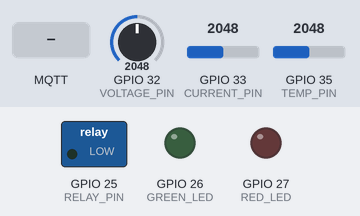
The sketch below on a simulated ESP32. Shown: switched loads named in the sketch (green lamp = pin HIGH), output pins drawn as LEDs (lit = HIGH). The inputs (shaded band) are chosen by the test bench; at power-on: GPIO 35 (TEMP_PIN) = 2048, GPIO 32 (VOLTAGE_PIN) = 2048, GPIO 33 (CURRENT_PIN) = 2048 (analog values on the 0–4095 scale). WiFi joins after 1.5 s; servers stay silent unless stated; no MQTT or app messages arrive unless stated; what the sketch prints to the serial monitor is not drawn.

Above: at 2.7 s.
2.8 s: GPIO 35 (TEMP_PIN) set to 2219
4.9 s: GPIO 35 (TEMP_PIN) set to 2321
At 7.0 s:
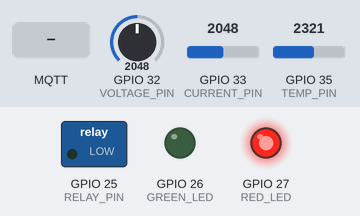
7.4 s: MQTT message "ON" arrives on the first subscribed topic
At 7.98 s:
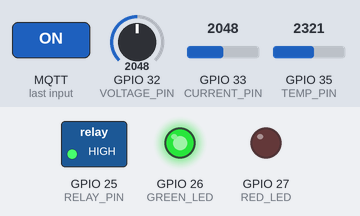
9.5 s: MQTT message "OFF" arrives on the first subscribed topic
At 10.5 s:
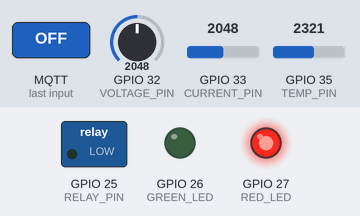
Timing chart, 0 to 12.5 s (numbered marks = the images above; inputs shaded):
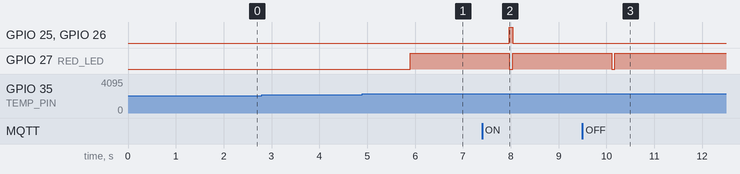

The sketch:

ESP32_Firmware.ino
```cpp
#include <WiFi.h>
#include <PubSubClient.h>
#include <math.h>

// --- Wi-Fi & MQTT Settings ---
const char* ssid = "1111";         //  Wi-Fi name
const char* password = "tttttttt"; // Wi-Fi password
const char* mqtt_server = "broker.hivemq.com";

// --- Topics (Python App ) ---
const char* sensor_topic = "tharusha/esp32/sensors";
const char* command_topic = "tharusha/esp32/commands";

WiFiClient espClient;
PubSubClient client(espClient);

// --- pins ---
#define VOLTAGE_PIN   32
#define CURRENT_PIN   33
#define TEMP_PIN      35
#define RELAY_PIN     25
#define RED_LED       27
#define GREEN_LED     26

float V_CAL = 0.086, I_CAL = 0.007;
const float SERIES_RES = 10000.0, NOM_RES = 10000.0, NOM_TEMP = 25.0, B_COEF = 3950.0;
const float I_LIMIT = 0.5, T_LIMIT = 30.0;

float voltage, current, temp, power, energy = 0;
unsigned long lastTime = 0;
String safetyStatus = "NORMAL";
bool systemLocked = false;

// --- Wi-Fi Function ---
void setup_wifi() {
  delay(10);
  Serial.print("Connecting to ");
  Serial.println(ssid);
  WiFi.begin(ssid, password);
  while (WiFi.status() != WL_CONNECTED) {
    delay(500);
    Serial.print(".");
  }
  Serial.println("\nWiFi connected");
}

// --- Python App Commands ---
void callback(char* topic, byte* payload, unsigned int length) {
  String command = "";
  for (int i = 0; i < length; i++) {
    command += (char)payload[i];
  }
  Serial.print("Command received: ");
  Serial.println(command);

  if (command == "ON") {
    systemLocked = false;
    safetyStatus = "NORMAL";
    digitalWrite(RELAY_PIN, HIGH);
    digitalWrite(GREEN_LED, HIGH);
    digitalWrite(RED_LED, LOW);
  }
  else if (command == "OFF") {
    systemLocked = true;
    digitalWrite(RELAY_PIN, LOW);
    digitalWrite(GREEN_LED, LOW);
    digitalWrite(RED_LED, LOW);
  }
}

// --- MQTT reconnec ---
void reconnect() {
  while (!client.connected()) {
    Serial.print("Attempting MQTT connection...");
    if (client.connect("ESP32_SmartMonitor_Tharusha")) {
      Serial.println("connected");
      client.subscribe(command_topic);
    } else {
      Serial.print("failed, rc=");
      Serial.print(client.state());
      delay(5000);
    }
  }
}

void setup() {
  Serial.begin(115200);
  pinMode(RELAY_PIN, OUTPUT);
  pinMode(RED_LED, OUTPUT);
  pinMode(GREEN_LED, OUTPUT);

  digitalWrite(RELAY_PIN, LOW);

  setup_wifi();
  client.setServer(mqtt_server, 1883);
  client.setCallback(callback);

  analogReadResolution(12);
  analogSetAttenuation(ADC_11db);
  lastTime = millis();
}

void loop() {
  if (!client.connected()) reconnect();
  client.loop();

  readSensors();
  checkSafety();

  // --- Python GUI  (CSV Format) ---
  String relayLabel = (digitalRead(RELAY_PIN) == HIGH) ? "ON" : "OFF";

  // Format: "Time,Voltage,0,Current,0,Power,0,Temp,0,Energy,Relay,Status"
  String payload = String(millis()) + "," +
                   String(voltage, 1) + ",0," +
                   String(current, 3) + ",0," +
                   String(power, 1) + ",0," +
                   String(temp, 1) + ",0," +
                   String(energy, 4) + "," +
                   relayLabel + "," +
                   safetyStatus;

  client.publish(sensor_topic, payload.c_str());

  Serial.println("Data sent: " + payload);
  delay(1000);
}

void readSensors() {
  // --- ( Sensor Reading Logic ) ---
  int v_max = 0, v_min = 4095;
  for(int i=0; i<300; i++){
    int v = analogRead(VOLTAGE_PIN);
    if(v > v_max) v_max = v;
    if(v < v_min) v_min = v;
  }
  voltage = (v_max - v_min) * V_CAL;
  if (voltage < 10) voltage = 0;

  int i_max = 0, i_min = 4095;
  for(int i=0; i<300; i++){
    int cur = analogRead(CURRENT_PIN);
    if(cur > i_max) i_max = cur;
    if(cur < i_min) i_min = cur;
  }
  current = (i_max - i_min) * I_CAL;
  if (current < 0.2) current = 0;

  int raw = analogRead(TEMP_PIN);
  if(raw == 0) raw = 1;
  float res = SERIES_RES * (4095.0 / (float)raw - 1.0);
  float st = log(res / NOM_RES) / B_COEF;
  st += 1.0 / (NOM_TEMP + 273.15);
  temp = (1.0 / st) - 273.15;

  power = voltage * current;
  unsigned long now = millis();
  energy += (power * (now - lastTime)) / 3600000.0;
  lastTime = now;
}

void checkSafety() {
  // --- ( Safety Logic ) ---
  bool faultDetected = false;
  if (current >= I_LIMIT) { safetyStatus = "OVER_CURRENT"; faultDetected = true; }
  else if (temp >= T_LIMIT) { safetyStatus = "OVER_TEMP"; faultDetected = true; }

  if (faultDetected) {
    systemLocked = true;
    digitalWrite(RELAY_PIN, LOW);
    digitalWrite(GREEN_LED, LOW);
    digitalWrite(RED_LED, HIGH);
  }
  else if (systemLocked) {
    digitalWrite(RELAY_PIN, LOW);
  }
  else {
    safetyStatus = "NORMAL";
  }
}
```

Measured:
- the behaviour switches between 2270 and 2271 on GPIO 35 (TEMP_PIN) (found by bisection; images 0 and 1)
- after the input at 2.8 s, every drawn part: stays the same
- after the input at 4.9 s, GPIO 27 (RED_LED): LOW → HIGH after 1.0 s
- after the input at 7.4 s, GPIO 25 (RELAY_PIN), GPIO 26 (GREEN_LED): LOW → HIGH after 0.57 s, → LOW 0.07 s later; GPIO 27 (RED_LED): HIGH → LOW after 0.57 s, → HIGH 0.07 s later
- after the input at 9.5 s, GPIO 27 (RED_LED): HIGH → LOW after 0.61 s, → HIGH 0.07 s later
